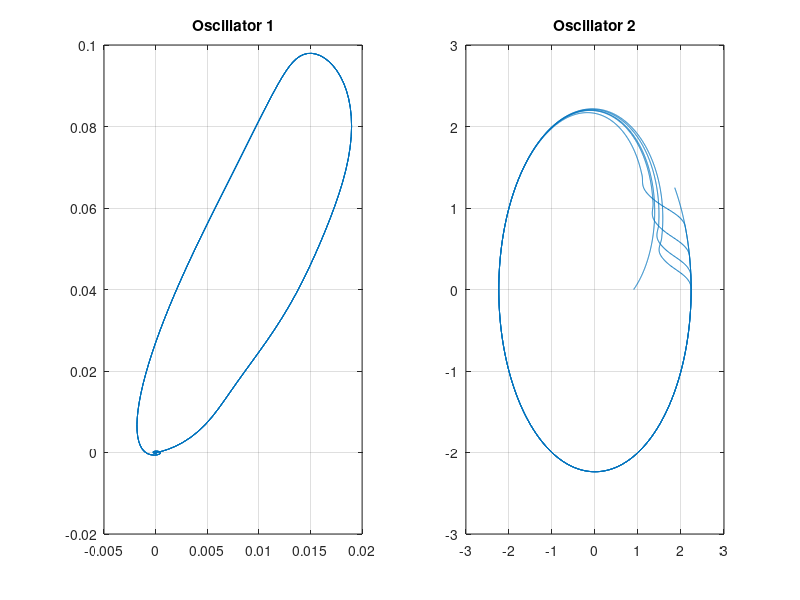
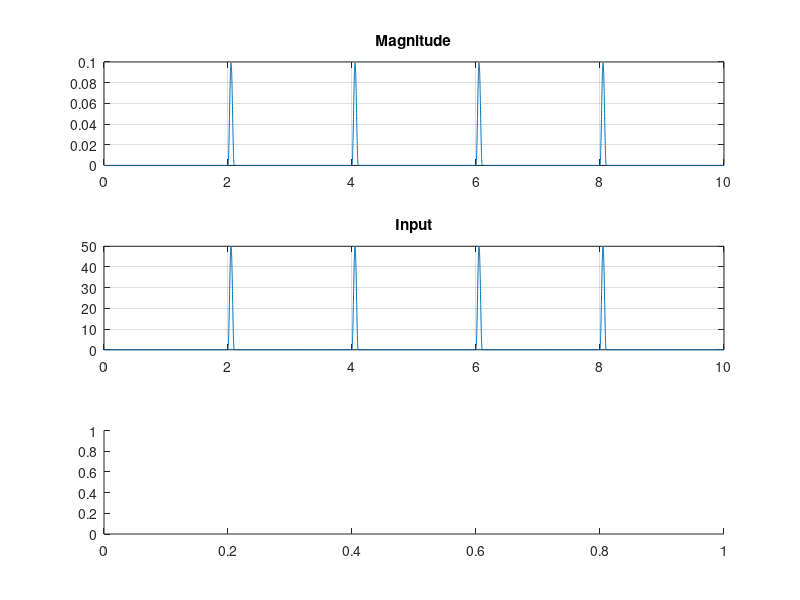

Here is the MATLAB script that generated these plots, in order: (Note: this script raises an error after producing the figures.)
% implementation of the Runge Kutta method

clear all;close all;clc;

% parameters of the gamma oscillator
z01 = 0.0001;
alpha1 = -100;
beta1 = 400;
beta2 = 1;
epsilon1 = 20;
f1 = 80;

% parameters of the modulating oscillator
z02 = 0.9;
alpha2 = 5;
beta12 = -1;
beta22 = 0;
epsilon2 = 1;
f2 = 0.5;

% parameters for time
fs = 1000;
dur = 10; % in seconds
T = 1/fs;
time = 0:T:dur;

ntime = length(time);

% initialize empty arrays
t_out = zeros(size(time));
z_out_1 = zeros(size(time));
z_out_2 = zeros(size(time));

t_out(1) = time(1);
z_out_1(1) = z01;
z_out_2(1) = z02;

% coupling parameter
c12 = -1000;

% add an input
input = zeros(size(time));
ntaps = 4;
for i=1:ntaps
    input(fs*2*i:fs*2*i+100) = 50*hann(100+1);
end

for i=1:ntime-1
    
    %%% first layer %%%
    
    k1 = z_out_1(i)*(alpha1 + 1i*2*pi*f1 + beta1*abs(z_out_1(i))^2 + ...
        ((epsilon1*beta2*abs(z_out_1(i)))^4)/(1-epsilon1*abs(z_out_1(i))^2)) + input(i);
    
    z1 = z_out_1(i)+(T/2)*k1;
    
    k2 = z1*(alpha1 + 1i*2*pi*f1 + beta1*abs(z1)^2 + ...
        ((epsilon1*beta2*abs(z1))^4)/(1-epsilon1*abs(z1)^2)) + (input(i) + input(i+1))/2;
    
    z2 = z_out_1(i)+(T/2)*k2;
    
    k3 = z2*(alpha1 + 1i*2*pi*f1 + beta1*abs(z2)^2 + ...
        ((epsilon1*beta2*abs(z2))^4)/(1-epsilon1*abs(z2)^2)) + (input(i) + input(i+1))/2;
    
    z3 = z_out_1(i)+T*k3;
    
    k4 = z3*(alpha1 + 1i*2*pi*f1 + beta1*abs(z3)^2 + ...
        ((epsilon1*beta2*abs(z3))^4)/(1-epsilon1*abs(z3)^2)) + (input(i));
    
    z_out_1(i+1) = z_out_1(i) + (1/6)*T*(k1+(2*k2)+(2*k3)+k4);
    
    %%% second layer %%%
    
    k1 = z_out_2(i)*(alpha2 + 1i*2*pi*f2 + beta12*abs(z_out_2(i))^2 + ...
        ((epsilon2*beta22*abs(z_out_2(i)))^4)/(1-epsilon2*abs(z_out_2(i))^2)) + c12*real(z_out_1(i));
    
    z1 = z_out_2(i)+(T/2)*k1;
    
    k2 = z1*(alpha2 + 1i*2*pi*f2 + beta12*abs(z1)^2 + ...
        ((epsilon2*beta22*abs(z1))^4)/(1-epsilon2*abs(z1)^2)) + c12*real(z_out_1(i) + z_out_1(i+1))/2;
    
    z2 = z_out_2(i)+(T/2)*k2;
    
    k3 = z2*(alpha2 + 1i*2*pi*f2 + beta12*abs(z2)^2 + ...
        ((epsilon2*beta22*abs(z2))^4)/(1-epsilon2*abs(z2)^2)) + c12*real(z_out_1(i) + z_out_1(i+1))/2;
    
    z3 = z_out_2(i)+T*k3;
    
    k4 = z3*(alpha2 + 1i*2*pi*f2 + beta12*abs(z3)^2 + ...
        ((epsilon2*beta22*abs(z3))^4)/(1-epsilon2*abs(z3)^2)) + c12*real(z_out_1(i));
    
    z_out_2(i+1) = z_out_2(i) + (1/6)*T*(k1+(2*k2)+(2*k3)+k4);            
    
    t_out(i+1) = t_out(i) + T;
    
end

figure(1)
axis square
subplot(1,2,1)
plot((z_out_1));
title('Oscillator 1')
grid on
subplot(1,2,2)
plot((z_out_2));
grid on
title('Oscillator 2')

figure(2)
subplot(3,1,1)
plot(time,abs(z_out_1))
grid on
title('Magnitude')
subplot(3,1,2)
plot(time,input)
grid on
title('Input')
subplot(3,1,3)
spectrogram(z_out_1,kaiser(256,5),220,20000,fs,'yaxis')
title('Spectrum')
ylim([0 100])
xlabel('time(s)')

figure(3)
subplot(3,1,1)
% plot3(time,real(z_out_2),imag(z_out_2))
plot(abs(z_out_2))
axis tight
grid on
title('Magnitude')
subplot(3,1,2)
plot(time,real(z_out_1))
grid on
title('Input')
subplot(3,1,3)
spectrogram(z_out_2,kaiser(256,5),220,20000,fs,'yaxis')
title('Spectrum')
ylim([0 100])
xlabel('time(s)')